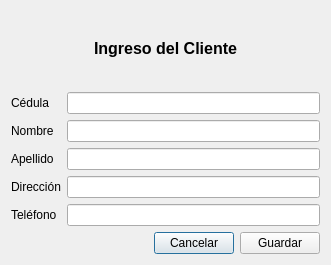
<?xml version="1.0" encoding="UTF-8"?>
<ui version="4.0">
 <class>AgregarClientewindow</class>
 <widget class="QDialog" name="AgregarClientewindow">
  <property name="geometry">
   <rect>
    <x>0</x>
    <y>0</y>
    <width>331</width>
    <height>265</height>
   </rect>
  </property>
  <property name="windowTitle">
   <string>Dialog</string>
  </property>
  <layout class="QGridLayout" name="gridLayout">
   <item row="0" column="0">
    <widget class="QLabel" name="label_8">
     <property name="text">
      <string>&lt;html&gt;&lt;head/&gt;&lt;body&gt;&lt;p align=&quot;center&quot;&gt;&lt;span style=&quot; font-size:12pt; font-weight:600;&quot;&gt;Ingreso del Cliente&lt;/span&gt;&lt;/p&gt;&lt;/body&gt;&lt;/html&gt;</string>
     </property>
    </widget>
   </item>
   <item row="1" column="0">
    <layout class="QVBoxLayout" name="verticalLayout">
     <item>
      <layout class="QFormLayout" name="formLayout">
       <item row="1" column="0">
        <widget class="QLabel" name="label_9">
         <property name="text">
          <string>Cédula</string>
         </property>
        </widget>
       </item>
       <item row="1" column="1">
        <widget class="QLineEdit" name="txtCedula"/>
       </item>
       <item row="2" column="0">
        <widget class="QLabel" name="label">
         <property name="text">
          <string>Nombre</string>
         </property>
        </widget>
       </item>
       <item row="2" column="1">
        <widget class="QLineEdit" name="txtNombre"/>
       </item>
       <item row="3" column="0">
        <widget class="QLabel" name="label_3">
         <property name="text">
          <string>Apellido</string>
         </property>
        </widget>
       </item>
       <item row="3" column="1">
        <widget class="QLineEdit" name="txtApellido"/>
       </item>
       <item row="4" column="0">
        <widget class="QLabel" name="label_2">
         <property name="text">
          <string>Dirección</string>
         </property>
        </widget>
       </item>
       <item row="4" column="1">
        <widget class="QLineEdit" name="txtDireccion"/>
       </item>
       <item row="5" column="0">
        <widget class="QLabel" name="label_6">
         <property name="text">
          <string>Teléfono</string>
         </property>
        </widget>
       </item>
       <item row="5" column="1">
        <widget class="QLineEdit" name="txtTelefono"/>
       </item>
      </layout>
     </item>
     <item>
      <layout class="QHBoxLayout" name="horizontalLayout_2">
       <item>
        <spacer name="horizontalSpacer">
         <property name="orientation">
          <enum>Qt::Horizontal</enum>
         </property>
         <property name="sizeHint" stdset="0">
          <size>
           <width>40</width>
           <height>20</height>
          </size>
         </property>
        </spacer>
       </item>
       <item>
        <widget class="QPushButton" name="btnCancelar">
         <property name="text">
          <string>Cancelar</string>
         </property>
        </widget>
       </item>
       <item>
        <widget class="QPushButton" name="btnGuardar">
         <property name="text">
          <string>Guardar</string>
         </property>
        </widget>
       </item>
      </layout>
     </item>
    </layout>
   </item>
  </layout>
 </widget>
 <resources/>
 <connections/>
</ui>
